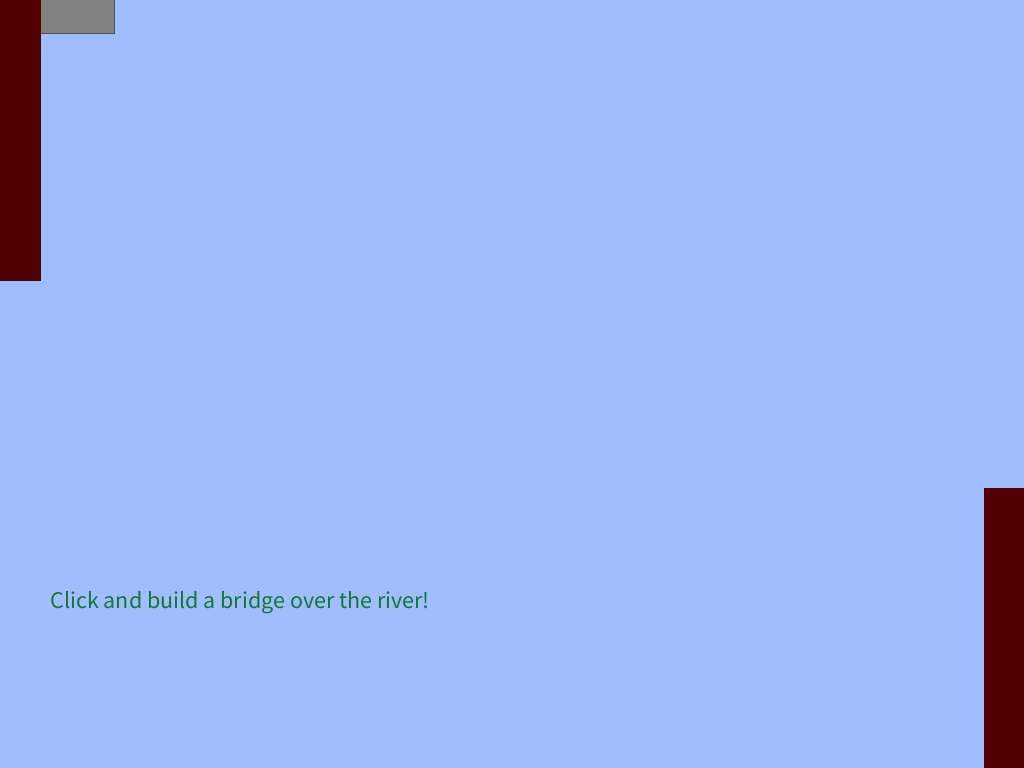
Frame 1 (no input)
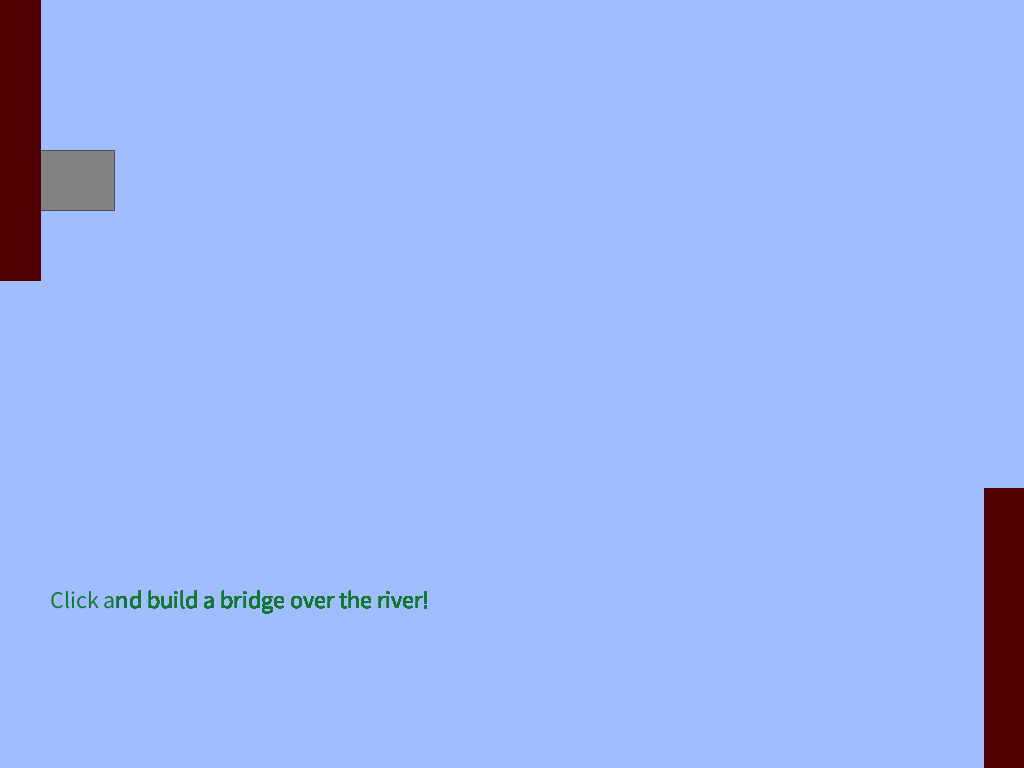
Frame 60 (the mouse pressed at the canvas centre just before this capture)
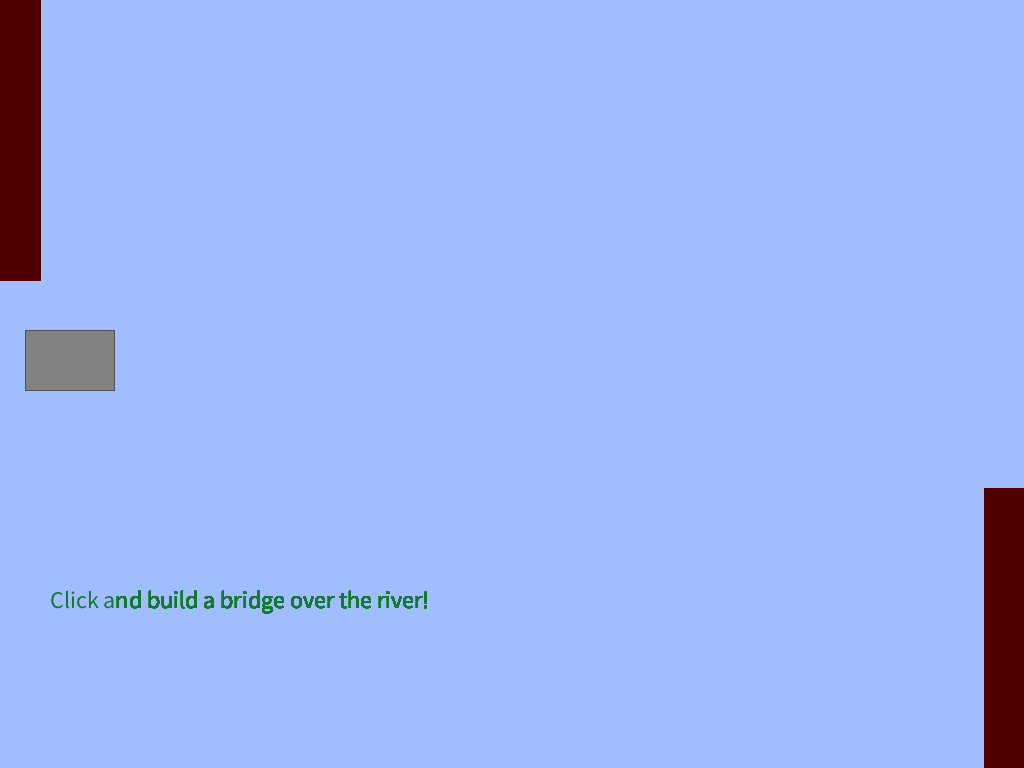
Frame 120 (the mouse held since frame 60 and released just before this capture)

The Processing sketch that drew these frames (run headless with seeded random() and noise(); from frame 60 on, the mouse is pressed at the canvas centre):

// Processing sketch: sketch4530
// ── sketch4530.pde
void setup() {
    size(1024, 768);
    background(160, 190, 255);
}

int A = 0;    // first click
int B = 0;    // clicked B times
int C = 0;    // last bridge Y
int D = 0;    // recent bridge Y
int E = 0;    // end
int F = 0;    // fail

int U = 0;    // upswitch <0...down, 1...up>

float H = 99999999;  // your highest(=smallest) score
float M = 0;  // milli-seconds


int R = 0;    // RESET ALL (EXCEPT HIGHEST SCORE)




void mouseReleased() {

  if((D > 280+31 && A == 0)             ||  (D < 768-280-1 && B == 10)             ||
     (D > C+58-(6*(B-1))  &&  A == 1)   ||  (D < C-58+(6*(B-1))  &&  A == 1)         )  
    { F = 1;
     textSize(42);
     fill(80, 10, 40);
     text("Click to retry.", 1024-350, 768-20);}    // fail


  if(A == 0) M = millis();
  
  
  if(A == 0) A = 1;  // first click
  
  if(F == 0) B = B + 1;  // bridges shorten and appears on the next place
  
  C = D;  // memorize mouseY


    
  if(F == 0 && B == 11 && H <= (millis()-M)){            // When you didn't get the highest score
    
    fill(40, 80, 0);
    textSize(24);
      text("Cleared!", 50, 768-100);
      text("Your clear time is " + ((millis()-M)/1000) + " seconds.", 50, 768-60);
    
    textSize(42);
    fill(80, 10, 40);
       text("Click to retry.", 1024-350, 768-20);

  }
   
   
  if(F == 0 && B == 11 && H > (millis()-M)){            // When you got the highest score
    
    fill(240, 120, 50);
    textSize(30);
      text("You got the HIGHSCORE!!!!! ", 50, 768-70);
      text("Your clear time is " + ((millis()-M)/1000) + " seconds.", 50, 768-40);
    
    textSize(42);
      fill(80, 10, 40);
      text("Click to retry.", 1024-350, 768-20);
    
    H = (millis()-M);
   
  }
   
   
    
  if(E == 1) R = 1;    // IF YOU CLICK AFTER A GAME END, IT WILL BE RESTARTED. 
  
  
}




void draw() {
  
  if(F == 0 && E == 0 && B < 11){
      
      if(U == 0){D = D + 3;}  //down
      else{D = D - 3;}  //up
      
      fill(160, 190, 255);
      stroke(160, 190, 255);
      strokeWeight(0);
      rectMode(CORNERS);
        rect(90*B +25, 0, 90*(B+1) +25, 768);
      
      fill(130);
      stroke(80);
      strokeWeight(1);
      rectMode(CENTER);
        rect(70+90*B, D, 89, 60-6*B);  // bridges

      if(D > 768-1)U = 1;
      if(D < 1)U = 0;
      

      if(H < 99999999){
        fill(220, 20, 50);
        textSize(24);
          text("[Your highscore is " + (H/1000) + " seconds]", 50, 768-160);

      }
      
      else{
        fill(20, 120, 50);
        textSize(24);
          text("Click and build a bridge over the river!", 50, 768-160);

        }
  
  
      fill(80, 0, 0);
      stroke(80, 0, 0);
      strokeWeight(1);
      rectMode(CORNERS);
        rect(0, 0, 40, 280);                 // left side
      
      
      fill(80, 0, 0);
      stroke(80, 0, 0);
      strokeWeight(1);
      rectMode(CORNERS);
        rect(1024, 768, 1024-40, 768-280);   // right side
        
  }
        
        
  if(F == 1 && E == 0){
        stroke(255, 0, 0);
        strokeWeight(1);
        fill(20, 240, 40);
          ellipse(1024/2, 768/2, 300, 300);
        stroke(255, 0, 0);
        strokeWeight(20);
          line(420, 300, 1024-420, 768-300);
          line(1024-420, 300, 420, 768-300);  // red cross (failed)

        E = 1;        
  }
  
  if(F == 0 && B == 11){
        fill(20, 240, 40);
        stroke(255, 0, 0);
        strokeWeight(1);
          ellipse(1024/2, 768/2, 300, 300);
        strokeWeight(20);
          ellipse(1024/2, 768/2, 220, 220);   // red circle (cleared)
          
        E = 1;
  }
  
  
  
  
  
  
  if(R == 1){                                // ---RESET---
    
      fill(160, 190, 255);
      stroke(160, 190, 255);
      rectMode(CORNERS);
        rect(0, 0, 1024, 768);               // BACKGROUND OVERWRITE


      A = 0; // RESET ALL THE VALUES
      B = 0;
      C = 0;
      D = 0;
      E = 0;
      F = 0;
      U = 0;
      
      M = 0; // RESET TIMER
      
      R = 0; // RESET END
      
  }


}
